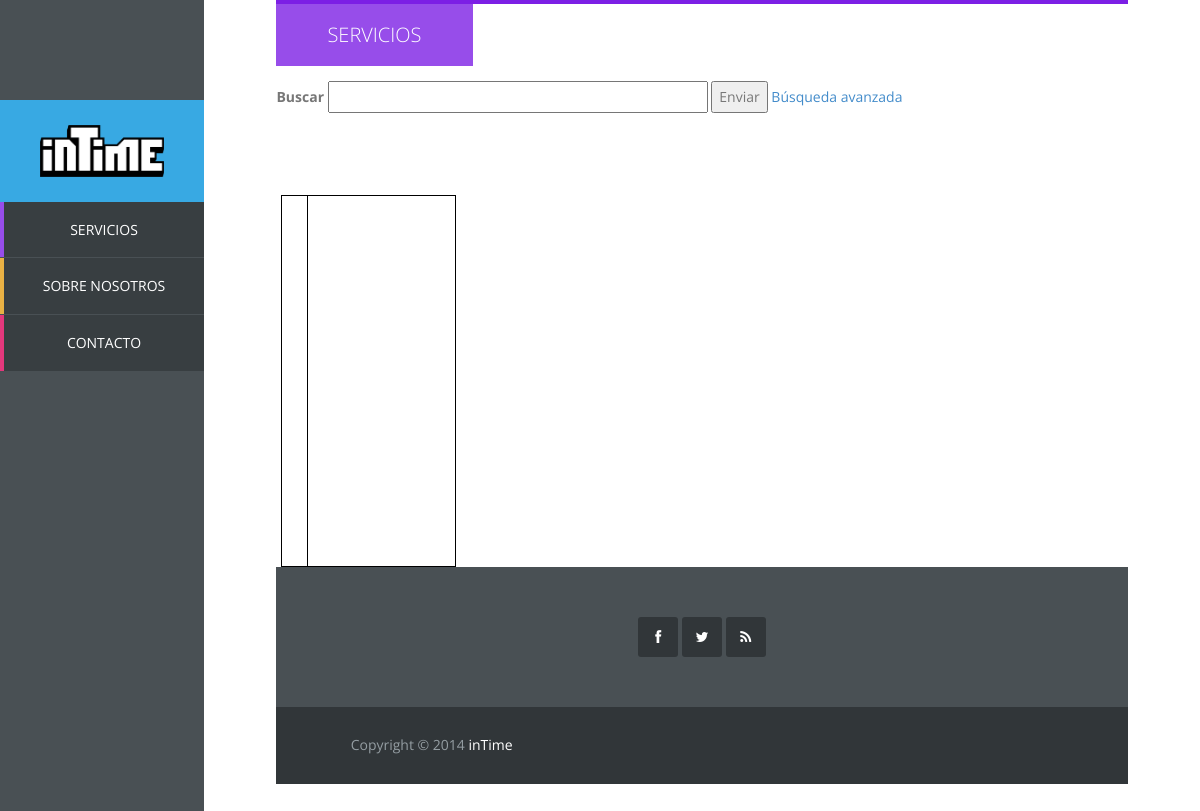
Page /vista/categoria1.php on the earlier database version.
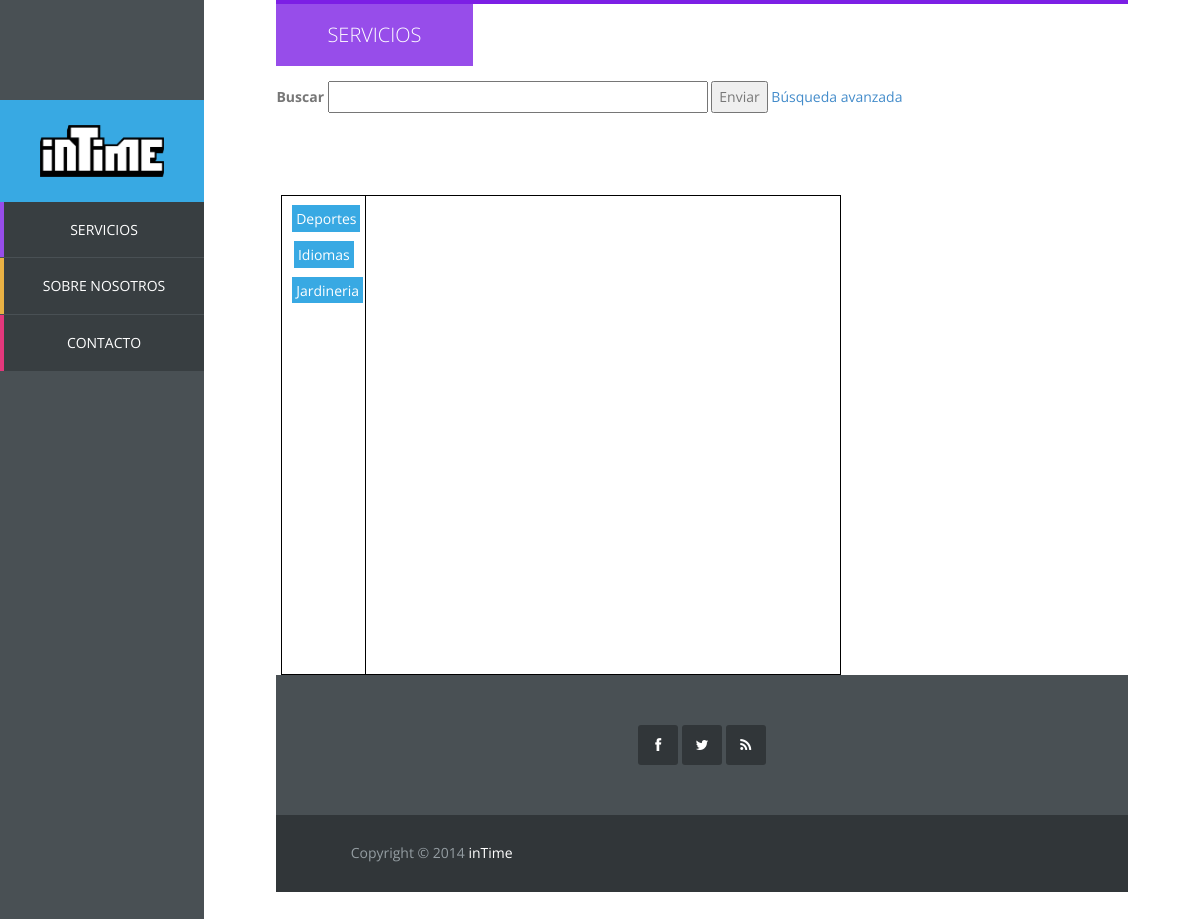
Same page on the later database version.
### tables this page shows
CREATE TABLE IF NOT EXISTS `categoria` (
  `id_categoria` int(11) NOT NULL AUTO_INCREMENT,
  `categoria` varchar(20) NOT NULL,
  PRIMARY KEY (`id_categoria`),
  UNIQUE KEY `categoria` (`categoria`)
);

### controlador/opbasededatos.php (called while the page is built, shortened)
<?php
class Mysql{
	private $host="localhost";
	private $user="root";
    private $clave="";
    private $bd="intime";
    private $conexion;
	public function conectar(){
        $this->conexion=mysqli_connect($this->host,$this->user,$this->clave);
        mysqli_select_db($this->conexion, $this->bd);
    }
	public function conseguirTodasLasCategorias() {
		$pst = $this->conexion->prepare("select * from categoria order by categoria");
		$pst->execute();
		$resultado =  $pst->get_result();
		return $resultado;
	}
}

### vista/categoria1.php (the view, shortened to what this page needs)
<!DOCTYPE html>
<html lang="es">
	<head>
		<link rel="stylesheet" href="css/font-awesome.min.css">
		<link rel="stylesheet" href="css/templatemo_misc.css">
		<link rel="stylesheet" href="css/bootstrap.min.css">
		<link rel="stylesheet" href="css/templatemo_style.css">
		<link rel="stylesheet" href="css/menu.css">
		<link rel="stylesheet" href="css/rating.css">
	</head>
	<?php
		require_once '../controlador/opbasededatos.php';
		$BDD = new Mysql();
		$resultadoCategorias = $BDD->conseguirTodasLasCategorias();
	?>
	<body>
		<?php include "sidebar.php"
		?>
		<div id="main-content">
			<div id="templatemo">
				<div id="services" class="section-content">
					<div class="row">
						<div class="col-md-12">
							<div class="section-title">
								<h2>Servicios</h2>
								<div class="buscador">
									<form class="buscador-form" method="get" accept-charset="utf-8">
										<label>Buscar</label>
										<input type="text" size="50">
										<button type="submit" name="submit" value="Enviar">
											Enviar
										</button>
										<a href="">Búsqueda avanzada</a>
									</form>
								</div>
							</div>
							<div class="cuerpo">
								<table id="tabla_general">
									<tr>
										<td class="columna-servicios" valign="top">
										<div class="lista-servicios">
											<table id="tabla_categorias">
												<div class="lista-categorias">
													<?php
														while($row = $resultadoCategorias->fetch_assoc()){
													?>
														<p>
															<a href="#" onclick="cargaServicios(<?php echo "'".$row['categoria']."'"?>)">
																<?php echo $row['categoria'] ?></a>
														</p>
													<?php
														}
													?>
												</div>
											</table>
										</div>
							</div>
						</div>
						<div class="cuerpo"></div>
					</div>
					<td valign="top">
					</td>
				</div>
				<?php include 'footer.php'
				?>
			</div>
	</body>
</html>

### vista/sidebar.php
<?php
$dir = $_SERVER["REQUEST_URI"];
$array = split("/", $dir);
$n = count($array);
?>
<div id="main-sidebar" >
	<asside class="navigation">
		<?php
		if($array[$n-1] == "index.php" || $array[$n-1] == ""){
		?>
		<div class="logo">
			<a href="index.php"><img src="vista/images/logo.png"/></a>
		</div>
		<ul class="main-menu">
			<li class="services">
				<a href='vista/categoria1.php'>servicios</a>
			</li>
			<li class="about">
				<a href="vista/sobrenosotros.php">sobre nosotros</a>
			</li>
			<li class="contact">
				<a href="vista/contacto.php">contacto</a>
			</li>
		</ul>
		<?php
		}else {
		?>
		<div class="logo">
			<a href="../index.php"><img src="images/logo.png"/></a>
		</div>
		<ul class="main-menu">
			<li class="services">
				<a href='categoria1.php'>servicios</a>
			</li>
			<li class="about">
				<a href="sobrenosotros.php">sobre nosotros</a>
			</li>
			<li class="contact">
				<a href="contacto.php">contacto</a>
			</li>
		</ul>
		<?php
		}
		?>
	</asside>
</div>

### vista/footer.php
<div class="site-footer">
	<div class="first-footer">
		<div class="container-fluid">
			<div class="row">
				<div class="col-md-12">
					<div class="social-footer">
						<ul>
							<li>
								<a href="#" class="fa fa-facebook"> </a>
							</li>
							<li>
								<a href="#" class="fa fa-twitter"> </a>
							</li>
							<li>
								<a href="#" class="fa fa-rss"> </a>
							</li>
						</ul>
					</div>
				</div>
			</div>
		</div>
	</div>
	<div class="bottom-footer">
		<div class="container-fluid">
			<div class="row">
				<div class="col-md-6">
					<p class="copyright">
						Copyright © 2014 <a href="#">inTime</a>
					</p>
				</div>
			</div>
		</div>
	</div>
</div>

### vista/css/templatemo_style.css (style rules this page uses)
.main-menu, .responsive-menu ul, .social-member, .progess-bars, .first-footer .social-footer ul { padding: 0%; margin: 0%; list-style: none; }
body { font: 14px/1.85em 'Open Sans', Arial, Helvetice Neue, sans-serif; color: #777777; font-weight: 300px; font-style: normal; -webkit-font-smoothing: antialiased; -webkit-text-size-adjust: 100%; }
a, a:hover, a:focus { text-decoration: none; -webkit-transition: all 150ms ease-in; -moz-transition: all 150ms ease-in; -o-transition: all 150ms ease-in; transition: all 150ms ease-in; }
h1, h2, h3, h4, h5, h6 { font-family: 'Open Sans', Arial, Helvetice Neue, sans-serif; }
*, *:before, *:after { -moz-box-sizing: border-box; -webkit-box-sizing: border-box; box-sizing: border-box; }
#main-content, .full-width-slider { width: 83%; }
.section-content { padding: 0 7%; margin-bottom: 100px; height: 200%; }
.section-title { border-top: 4px solid; margin-bottom: 80px; }
.section-title h2 { display: inline-block; padding: 20px 51px; color: white; text-transform: uppercase; font-weight: 300; margin: 0; font-size: 20px; }
div.buscador { position: relative; width: 78%; margin-top: 15px; }
#services .section-title { border-color: #7c1fe5; }
#services h2 { background-color: #974dea; margin-right: 0% }
#main-sidebar { position: fixed; float: left; width: 17%; height: 100%; background-color: #495054; color: white; margin-right: 0px; overflow: auto; }
.logo { margin-top: 100px; background-color: #38a9e3; padding: 25px 40px; }
.logo a { color: white; }
.logo a img { width: 100%; height: 100%; }
.main-menu { text-align: center; }
.main-menu li { margin-bottom: 1px; }
.main-menu li a { color: white; text-transform: uppercase; display: block; border-left: 4px solid; padding: 15px 30px; background-color: #383e41; -webkit-transition: all 150ms ease-in; -moz-transition: all 150ms ease-in; -o-transition: all 150ms ease-in; transition: all 150ms ease-in; }
li.about a { border-color: #e9b144; }
li.services a { border-color: #974dea; }
li.contact a { border-color: #e3387c; }
.first-footer { background-color: #495054; padding: 50px; text-align: center; border-left: 5px solid #313639; }
.first-footer .social-footer ul li { display: inline; }
.first-footer .social-footer ul li a { width: 40px; height: 40px; -webkit-border-radius: 3px; border-radius: 3px; background-clip: padding-box; background-color: #313639; text-align: center; line-height: 40px; color: white; }
.bottom-footer { background-color: #313639; color: #949da2; padding: 25px 7% 16px 7%; }
.bottom-footer a { color: white; }
#main-content { float: left; width: 83%; height: 100%; margin-left: 17%; overflow: hidden; }
.first-footer { border-left: 0; }
.lista-users table,th,td { text-align:center; }
#tabla_categorias, #tabla_categorias td, #tabla_categorias tr { border: 1px solid black; }
.lista-admin table,td,th { border: 1px solid black; }
.cuerpo { padding-left: 5px; min-height: 350px; }
td.columna-servicios { width: 15%; }
div.lista-categorias p a { width: 120%; padding: 6%; background-color: #38A9E3; color:#FFFFFF; border-bottom: 10%; }
#tabla_general td { padding: 10px; }

Differences in the rows shown:
added categoria: categoria "Deportes"
added categoria: categoria "Idiomas"
added categoria: categoria "Jardineria"
